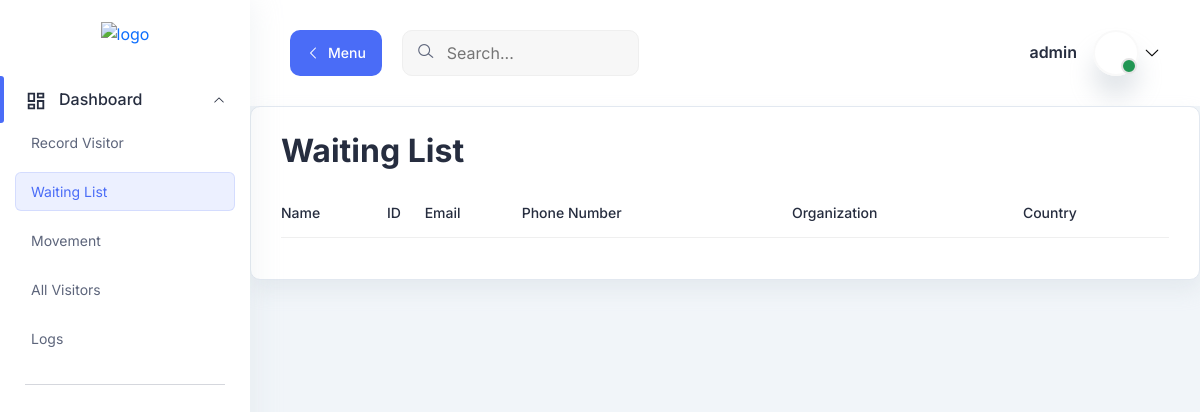
/visitor-list/ (signed in), run on an earlier commit of the app's database.
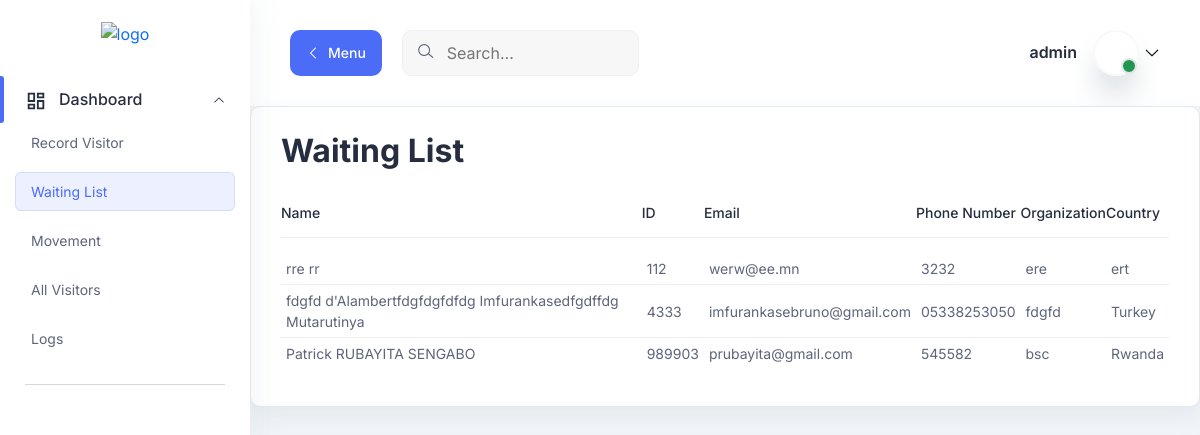
And on a later commit of the database.
### records/models.py (models this page shows, shortened)
class WaitingList(models.Model):
    id_passport_nbr = models.CharField(max_length=100, primary_key=True)
    first_name = models.CharField(max_length=100)
    surname = models.CharField(max_length=100)
    organization = models.CharField(max_length=100)
    position = models.CharField(max_length=100)
    country_of_origin = models.CharField(max_length=100)
    email = models.EmailField()
    address = models.CharField(max_length=200)
    mobile_phone = models.CharField(max_length=20)

### records/views.py (the view)
# urls.py: path('visitor-list/', views.visitor_list, name='visitors'),
@login_required
def visitor_list(request):
    users = User.objects.all()
    waitinglist = WaitingList.objects.all().values()
    cards = Card.objects.all().values()
    template = loader.get_template('records/visitor_list.html')
    context = {'waitinglist': waitinglist, 'cards': cards, 'users': users}  # Add 'users' to the context
    return HttpResponse(template.render(context, request))

### records/templates/records/visitor_list.html (shortened to what this page needs)
{% extends "base.html" %}
{% load static %}
{% block content %}
<main class="main-wrapper">
<header class="header">
    <div class="container-fluid">
      <div class="row">
        <div class="col-lg-5 col-md-5 col-6">
          <div class="header-left d-flex align-items-center">
            <div class="menu-toggle-btn mr-20">
              <button
                id="menu-toggle"
                class="main-btn primary-btn btn-hover"
              >
                <i class="lni lni-chevron-left me-2"></i> Menu
              </button>
            </div>
            <div class="header-search d-none d-md-flex">
              <form action="#">
                <input type="text" placeholder="Search..." />
                <button><i class="lni lni-search-alt"></i></button>
              </form>
            </div>
          </div>
        </div>
        <div class="col-lg-7 col-md-7 col-6">
          <div class="header-right">
            <div class="profile-box ml-15">
              <button
                class="dropdown-toggle bg-transparent border-0"
                type="button"
                id="profile"
                data-bs-toggle="dropdown"
                aria-expanded="false"
              >
                <div class="profile-info">
                  <div class="info">
                    {% if user.is_authenticated %}
                    <h6>{{ user.username }}</h6>
                    {% endif %}
                    <div class="image">
                      <span class="status"></span>
                    </div>
                  </div>
                </div>
                <i class="lni lni-chevron-down"></i>
              </button>
            </div>
          </div>
        </div>
      </div>
    </div>
  </header>
<section class="table-components">
        <div class="tables-wrapper">
        <div class="row">
            <div class="col-lg-12">
            <div class="card-style mb-30">
                <h1 class="mb-10">Waiting List</h1>
                <div class="table-wrapper table-responsive">
                <table class="table">
                    <thead>
                    <tr>
                        <th><h6>Name</h6></th>
                        <th><h6>ID</h6></th>
                        <th><h6>Email</h6></th>
                        <th><h6>Phone Number</h6></th>
                        <th><h6>Organization</h6></th>
                        <th><h6>Country</h6></th>
                    </tr>
                    </thead>
                    <tbody>
                    {% for visitor in waitinglist %}
                    <tr>
                        <td class="min-width">
                          <p><a href="#" class="open-form-popup" data-visitor-id="{{ visitor.id_passport_nbr }}">{{ visitor.first_name }} {{ visitor.surname }}</a></p>                        </td>
                        <td class="min-width">
                            <p>{{ visitor.id_passport_nbr }}</p>
                        </td>
                        <td class="min-width">
                        <p>{{ visitor.email }}</p>
                        </td>
                        <td class="min-width">
                        <p>{{ visitor.mobile_phone }}</p>
                        </td>
                        <td class="min-width">
                            <p>{{ visitor.organization }}</p>
                        </td>
                        <td class="min-width">
                          <p>{{ visitor.country_of_origin }}</p>
                      </td>
                    </tr>
                    {% endfor %}
                    </tbody>
                </table>
                </div>
            </div>
            </div>
    </div>
    </div>
</section>
</main>
{% endblock content %}

What changed in the data, as far as the page shows it:
added WaitingList: first_name "rre", surname "rr", id_passport_nbr "112", email "werw@ee.mn", mobile_phone "3232", organization "ere", country_of_origin "ert"
added WaitingList: first_name "fdgfd d'Alambertfdgfdgfdfdg", surname "Imfurankasedfgdffdg Mutarutinya", id_passport_nbr "4333", email "imfurankasebruno@gmail.com", mobile_phone "05338253050", organization "fdgfd", country_of_origin "Turkey"
added WaitingList: first_name "Patrick", surname "RUBAYITA SENGABO", id_passport_nbr "989903", email "prubayita@gmail.com", mobile_phone "545582", organization "bsc", country_of_origin "Rwanda"
